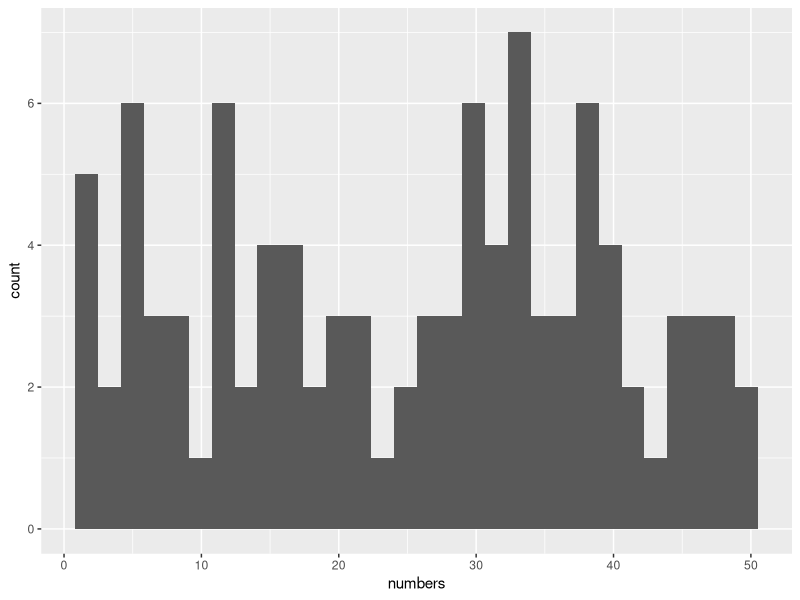

Write R code to recreate this figure.
## ---- chunk 1
current_file <- knitr::current_input()
basename <- gsub(".[Rq]md$", "", current_file)

knitr::opts_chunk$set(
  fig.align = "center",
  out.width = "100%",
  fig.retina = 3,
  warning = FALSE,
  message = FALSE,
  cache = FALSE,
  cache.path = "cache/"
)
## ---- chunk 2
random_number <- function(range) {
  random_numbers <- data.frame(numbers = runif(n = 100, min = 0, max = range))

  ggplot2::ggplot(data = random_numbers, ggplot2::aes(x = numbers)) +
    ggplot2::geom_histogram()
}

random_number(50)
